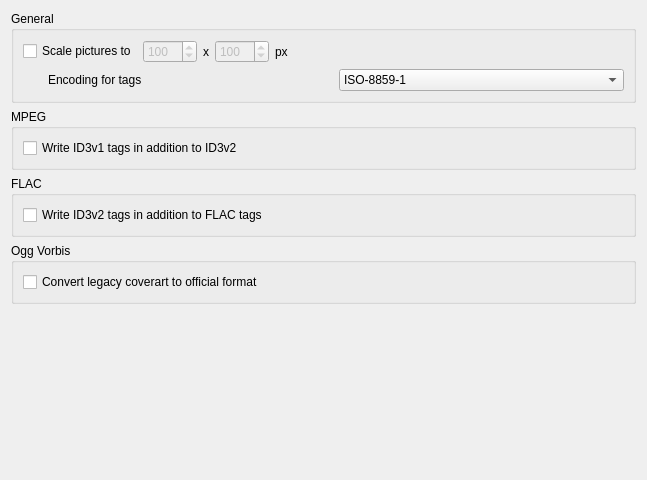
<?xml version="1.0" encoding="UTF-8"?>
<ui version="4.0">
 <class>SettingsPage2</class>
 <widget class="QWidget" name="SettingsPage2">
  <property name="geometry">
   <rect>
    <x>0</x>
    <y>0</y>
    <width>647</width>
    <height>480</height>
   </rect>
  </property>
  <property name="windowTitle">
   <string>Form</string>
  </property>
  <layout class="QVBoxLayout" name="verticalLayout_2">
   <item>
    <widget class="QGroupBox" name="groupBox_3">
     <property name="title">
      <string>General</string>
     </property>
     <layout class="QVBoxLayout" name="verticalLayout_4">
      <item>
       <layout class="QHBoxLayout" name="horizontalLayout">
        <item>
         <widget class="QCheckBox" name="scalePictures">
          <property name="text">
           <string>Scale pictures to</string>
          </property>
         </widget>
        </item>
        <item>
         <widget class="QSpinBox" name="scalePicturesW">
          <property name="enabled">
           <bool>false</bool>
          </property>
          <property name="minimum">
           <number>50</number>
          </property>
          <property name="maximum">
           <number>1000</number>
          </property>
          <property name="singleStep">
           <number>10</number>
          </property>
          <property name="value">
           <number>100</number>
          </property>
         </widget>
        </item>
        <item>
         <widget class="QLabel" name="label">
          <property name="text">
           <string>x</string>
          </property>
         </widget>
        </item>
        <item>
         <widget class="QSpinBox" name="scalePicturesH">
          <property name="enabled">
           <bool>false</bool>
          </property>
          <property name="frame">
           <bool>true</bool>
          </property>
          <property name="minimum">
           <number>50</number>
          </property>
          <property name="maximum">
           <number>1000</number>
          </property>
          <property name="singleStep">
           <number>10</number>
          </property>
          <property name="value">
           <number>100</number>
          </property>
         </widget>
        </item>
        <item>
         <widget class="QLabel" name="label_2">
          <property name="text">
           <string>px</string>
          </property>
         </widget>
        </item>
        <item>
         <spacer name="horizontalSpacer">
          <property name="orientation">
           <enum>Qt::Horizontal</enum>
          </property>
          <property name="sizeHint" stdset="0">
           <size>
            <width>40</width>
            <height>20</height>
           </size>
          </property>
         </spacer>
        </item>
       </layout>
      </item>
      <item>
       <layout class="QHBoxLayout" name="horizontalLayout_2">
        <property name="leftMargin">
         <number>25</number>
        </property>
        <property name="topMargin">
         <number>0</number>
        </property>
        <item>
         <widget class="QLabel" name="label_3">
          <property name="text">
           <string>Encoding for tags</string>
          </property>
         </widget>
        </item>
        <item>
         <widget class="QComboBox" name="tagsEncoding">
          <property name="currentIndex">
           <number>0</number>
          </property>
          <item>
           <property name="text">
            <string>ISO-8859-1</string>
           </property>
          </item>
          <item>
           <property name="text">
            <string>UTF-8</string>
           </property>
          </item>
         </widget>
        </item>
       </layout>
      </item>
     </layout>
    </widget>
   </item>
   <item>
    <widget class="QGroupBox" name="groupBox">
     <property name="title">
      <string>MPEG</string>
     </property>
     <layout class="QVBoxLayout" name="verticalLayout">
      <item>
       <widget class="QCheckBox" name="mpegV1">
        <property name="text">
         <string>Write ID3v1 tags in addition to ID3v2</string>
        </property>
       </widget>
      </item>
     </layout>
    </widget>
   </item>
   <item>
    <widget class="QGroupBox" name="groupBox_2">
     <property name="title">
      <string>FLAC</string>
     </property>
     <layout class="QVBoxLayout" name="verticalLayout_3">
      <item>
       <widget class="QCheckBox" name="flacV2">
        <property name="text">
         <string>Write ID3v2 tags in addition to FLAC tags</string>
        </property>
       </widget>
      </item>
     </layout>
    </widget>
   </item>
   <item>
    <widget class="QGroupBox" name="groupBox_4">
     <property name="title">
      <string>Ogg Vorbis</string>
     </property>
     <layout class="QVBoxLayout" name="verticalLayout_5">
      <item>
       <widget class="QCheckBox" name="vorbisLegacyCovers">
        <property name="text">
         <string>Convert legacy coverart to official format</string>
        </property>
       </widget>
      </item>
     </layout>
    </widget>
   </item>
   <item>
    <spacer name="verticalSpacer">
     <property name="orientation">
      <enum>Qt::Vertical</enum>
     </property>
     <property name="sizeHint" stdset="0">
      <size>
       <width>20</width>
       <height>40</height>
      </size>
     </property>
    </spacer>
   </item>
  </layout>
 </widget>
 <resources/>
 <connections>
  <connection>
   <sender>scalePictures</sender>
   <signal>toggled(bool)</signal>
   <receiver>scalePicturesH</receiver>
   <slot>setEnabled(bool)</slot>
   <hints>
    <hint type="sourcelabel">
     <x>81</x>
     <y>41</y>
    </hint>
    <hint type="destinationlabel">
     <x>265</x>
     <y>41</y>
    </hint>
   </hints>
  </connection>
  <connection>
   <sender>scalePictures</sender>
   <signal>toggled(bool)</signal>
   <receiver>scalePicturesW</receiver>
   <slot>setEnabled(bool)</slot>
   <hints>
    <hint type="sourcelabel">
     <x>81</x>
     <y>41</y>
    </hint>
    <hint type="destinationlabel">
     <x>184</x>
     <y>41</y>
    </hint>
   </hints>
  </connection>
 </connections>
</ui>
